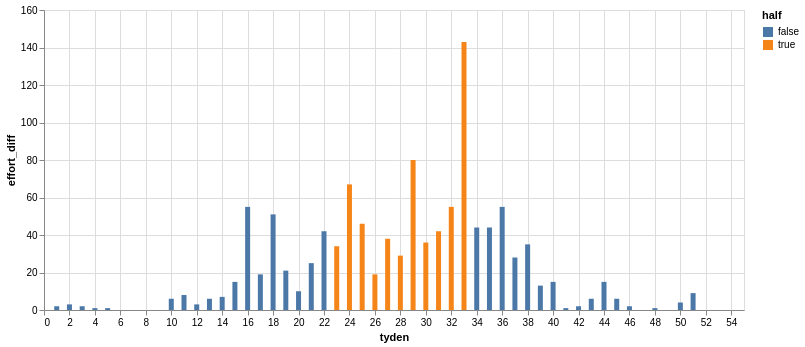

The code cell stored with this chart in its notebook:
### Code cell
alt.Chart(
    mark_shortest_half_span(df=serie(segment="Bečva - Pustevny Uphill")),
    width=700,
    height=300
).mark_bar(
).encode(
    alt.X("tyden"),
    alt.Y("effort_diff"),
    alt.Color("half")
)

### Figure 1 — Vega-Lite specification as saved in the notebook (floating-point values rounded to 4 significant figures)
{"config": {"view": {"continuousWidth": 300, "continuousHeight": 300}}, "data": {"name": "data-46b7ec4f37b86b00cf37b550324d14e6"}, "mark": {"type": "bar"}, "encoding": {"color": {"field": "half", "type": "nominal"}, "x": {"field": "tyden", "type": "quantitative"}, "y": {"field": "effort_diff", "type": "quantitative"}}, "height": 300, "width": 700, "$schema": "https://vega.github.io/schema/vega-lite/v6.1.0.json", "datasets": {"data-46b7ec4f37b86b00cf37b550324d14e6": [{"tyden": 1, "effort_diff": 2, "half": false}, {"tyden": 2, "effort_diff": 3, "half": false}, {"tyden": 3, "effort_diff": 2, "half": false}, {"tyden": 4, "effort_diff": 1, "half": false}, {"tyden": 5, "effort_diff": 1, "half": false}, {"tyden": 6, "effort_diff": 0, "half": false}, {"tyden": 7, "effort_diff": 0, "half": false}, {"tyden": 8, "effort_diff": 0, "half": false}, {"tyden": 9, "effort_diff": 0, "half": false}, {"tyden": 10, "effort_diff": 6, "half": false}, {"tyden": 11, "effort_diff": 8, "half": false}, {"tyden": 12, "effort_diff": 3, "half": false}, {"tyden": 13, "effort_diff": 6, "half": false}, {"tyden": 14, "effort_diff": 7, "half": false}, {"tyden": 15, "effort_diff": 15, "half": false}, {"tyden": 16, "effort_diff": 55, "half": false}, {"tyden": 17, "effort_diff": 19, "half": false}, {"tyden": 18, "effort_diff": 51, "half": false}, {"tyden": 19, "effort_diff": 21, "half": false}, {"tyden": 20, "effort_diff": 10, "half": false}, {"tyden": 21, "effort_diff": 25, "half": false}, {"tyden": 22, "effort_diff": 42, "half": false}, {"tyden": 23, "effort_diff": 34, "half": true}, {"tyden": 24, "effort_diff": 67, "half": true}, {"tyden": 25, "effort_diff": 46, "half": true}, {"tyden": 26, "effort_diff": 19, "half": true}, {"tyden": 27, "effort_diff": 38, "half": true}, {"tyden": 28, "effort_diff": 29, "half": true}, {"tyden": 29, "effort_diff": 80, "half": true}, {"tyden": 30, "effort_diff": 36, "half": true}, {"tyden": 31, "effort_diff": 42, "half": true}, {"tyden": 32, "effort_diff": 55, "half": true}, {"tyden": 33, "effort_diff": 143, "half": true}, {"tyden": 34, "effort_diff": 44, "half": false}, {"tyden": 35, "effort_diff": 44, "half": false}, {"tyden": 36, "effort_diff": 55, "half": false}, {"tyden": 37, "effort_diff": 28, "half": false}, {"tyden": 38, "effort_diff": 35, "half": false}, {"tyden": 39, "effort_diff": 13, "half": false}, {"tyden": 40, "effort_diff": 15, "half": false}, {"tyden": 41, "effort_diff": 1, "half": false}, {"tyden": 42, "effort_diff": 2, "half": false}, {"tyden": 43, "effort_diff": 6, "half": false}, {"tyden": 44, "effort_diff": 15, "half": false}, {"tyden": 45, "effort_diff": 6, "half": false}, {"tyden": 46, "effort_diff": 2, "half": false}, {"tyden": 47, "effort_diff": 0, "half": false}, {"tyden": 48, "effort_diff": 1, "half": false}, {"tyden": 49, "effort_diff": 0, "half": false}, {"tyden": 50, "effort_diff": 4, "half": false}, {"tyden": 51, "effort_diff": 9, "half": false}, {"tyden": 52, "effort_diff": 0, "half": false}]}}
